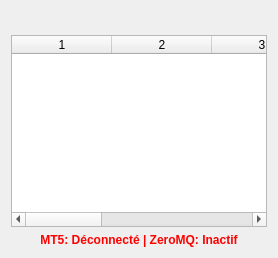
<?xml version='1.0' encoding='utf-8'?>
<ui version="4.0"><class>Livetab</class><widget class="QWidget" name="live_tab"><attribute name="title"><string>Trading Live</string></attribute>
       <layout class="QVBoxLayout">
        <item>
         <widget class="QWidget" name="live_chart_container">
          <layout class="QVBoxLayout" name="live_chart_layout" />
         </widget>
        </item>
        <item>
         <widget class="QTableWidget" name="signal_table">
          <property name="columnCount"><number>6</number></property>
          <property name="horizontalHeaderLabels">
           <stringlist>
            <string>Heure</string><string>Symbole</string><string>Source</string><string>Signal</string><string>Proba</string><string>Statut</string>
           </stringlist>
          </property>
         </widget>
        </item>
        <item>
         <widget class="QLabel" name="live_status">
          <property name="text"><string>MT5: Déconnecté | ZeroMQ: Inactif</string></property>
          <property name="styleSheet"><string>color: red; font-weight: bold;</string></property>
          <property name="alignment"><set>Qt::AlignCenter</set></property>
         </widget>
        </item>
       </layout>
      </widget></ui>
